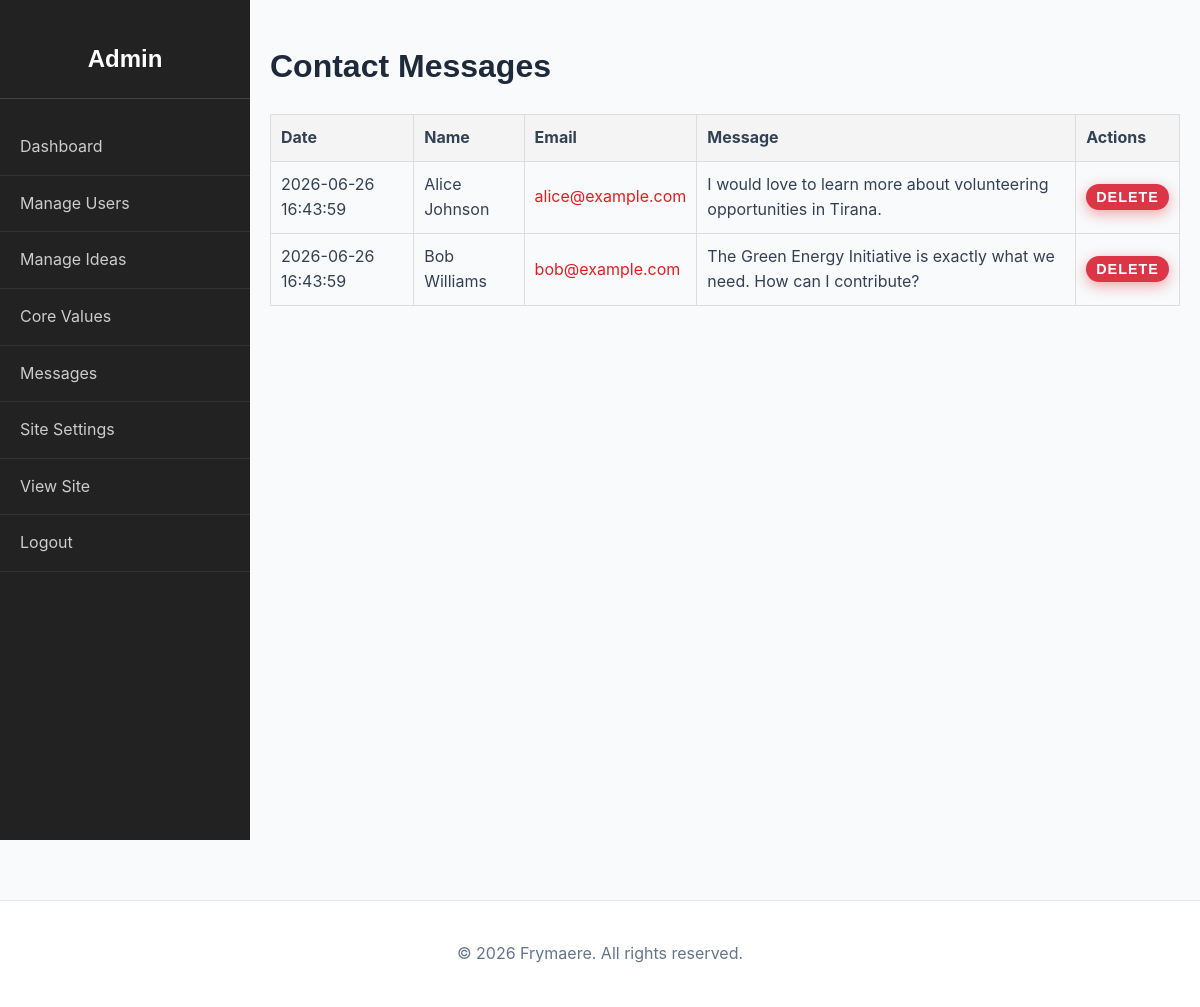
Page /admin/messages.php (signed in) on the committed database.
### tables this page shows
CREATE TABLE `messages` (
  `id` int(11) NOT NULL AUTO_INCREMENT,
  `name` varchar(100) NOT NULL,
  `email` varchar(100) NOT NULL,
  `message` text NOT NULL,
  `created_at` timestamp DEFAULT CURRENT_TIMESTAMP,
  PRIMARY KEY (`id`)
);

CREATE TABLE `settings` (
  `id` int(11) NOT NULL AUTO_INCREMENT,
  `site_title` varchar(255) NOT NULL DEFAULT 'Ardhmja',
  `site_description` text,
  `home_banner_text` varchar(255) DEFAULT 'Building a New Republic Together',
  `join_us_btn` varchar(255) DEFAULT 'Join Us Now',
  `home_core_values_title` varchar(255) DEFAULT 'Our Core Values',
  `home_core_values_text` text,
  `view_values_btn` varchar(255) DEFAULT 'View Core Values',
  `home_latest_ideas_title` varchar(255) DEFAULT 'Latest Community Ideas',
  `view_ideas_btn` varchar(255) DEFAULT 'View All Ideas',
  `values_page_title` varchar(255) DEFAULT 'Our Core Values',
  `values_page_text` text,
  `ideas_page_title` varchar(255) DEFAULT 'Community Ideas',
  `ideas_page_text` text,
  `submit_idea_btn` varchar(255) DEFAULT 'Submit an Idea',
  `contact_page_title` varchar(255) DEFAULT 'Contact Us',
  `contact_page_text` text,
  `register_page_title` varchar(255) DEFAULT 'Register',
  `login_page_title` varchar(255) DEFAULT 'Login',
  `footer_text` varchar(255) DEFAULT 'All rights reserved.',
  `email_verification_subject` varchar(255) DEFAULT 'Verify your email for {site_title}',
  `email_verification_message` text,
  `menu_home` varchar(255) DEFAULT 'Home',
  `menu_values` varchar(255) DEFAULT 'Core Values',
  `menu_ideas` varchar(255) DEFAULT 'Ideas',
  `menu_profiles` varchar(255) DEFAULT 'Public Profiles',
  `menu_contact` varchar(255) DEFAULT 'Contact',
  `menu_profile` varchar(255) DEFAULT 'Profile',
  `menu_admin` varchar(255) DEFAULT 'Admin Panel',
  `menu_logout` varchar(255) DEFAULT 'Logout',
  `menu_login` varchar(255) DEFAULT 'Login',
  `menu_register` varchar(255) DEFAULT 'Register',
  PRIMARY KEY (`id`)
);

### includes/db.php (called while the page is built, shortened)
<?php
$host = 'localhost';
$dbname = 'ardhmja';
$username = 'root';
$password = '';
try {
    $pdo = new PDO("mysql:host=$host;dbname=$dbname;charset=utf8", $username, $password);
    $pdo->setAttribute(PDO::ATTR_ERRMODE, PDO::ERRMODE_EXCEPTION);
} catch (PDOException $e) {
    $pdo = null;
}
$global_settings = [];
if ($pdo) {
    $stmt = $pdo->query("SELECT * FROM settings WHERE id = 1");
    if ($stmt) {
        $global_settings = $stmt->fetch(PDO::FETCH_ASSOC) ?: [];
    }
}
$t_site_title = $global_settings['site_title'] ?? 'Frymaere';
$t_footer_text = $global_settings['footer_text'] ?? 'All rights reserved.';
?>

### admin/messages.php (the view, shortened to what this page needs)
<?php
require_once '../includes/db.php';
$messages = [];
if ($pdo) {
    $messages = $pdo->query("SELECT * FROM messages ORDER BY created_at DESC")->fetchAll();
}
?>
<!DOCTYPE html>
<html lang="en">
<head>
    <link rel="stylesheet" href="../assets/css/style.css">
</head>
<body>
    <div class="admin-wrapper">
    <?php include 'admin_sidebar.php'; ?>
    <div class="admin-content">
        <h1>Contact Messages</h1>
        <table>
            <thead>
                <tr>
                    <th>Date</th>
                    <th>Name</th>
                    <th>Email</th>
                    <th>Message</th>
                    <th>Actions</th>
                </tr>
            </thead>
            <tbody>
                <?php foreach ($messages as $m): ?>
                <tr>
                    <td><?= $m['created_at'] ?></td>
                    <td><?= htmlspecialchars($m['name']) ?></td>
                    <td><a href="mailto:<?= htmlspecialchars($m['email']) ?>"><?= htmlspecialchars($m['email']) ?></a></td>
                    <td class="message-content"><?= htmlspecialchars($m['message']) ?></td>
                    <td>
                        <form method="POST" style="display:inline;">
                            <button type="submit" class="btn btn-sm btn-danger">Delete</button>
                        </form>
                    </td>
                </tr>
                <?php endforeach; ?>
            </tbody>
        </table>
    </div>
    </div>
    <?php include "../includes/footer.php"; ?>
</body>
</html>

### includes/footer.php
<footer class="main-footer">
    <div class="container">
        <p>&copy; <?= date('Y') ?> <?= htmlspecialchars($t_site_title ?? 'Ardhmja') ?>. <?= htmlspecialchars($t_footer_text ?? 'All rights reserved.') ?></p>
    </div>
</footer>

### assets/css/style.css (style rules this page uses)
:root { --primary-color: #e41e20; --secondary-color: #1e293b; --accent-color: #FFFFFF; --text-color: #334155; --text-light: #64748b; --bg-color: #f8fafc; --card-bg: #ffffff; --font-family: 'Inter', -apple-system, BlinkMacSystemFont, 'Segoe UI', Roboto, Helvetica, Arial, sans-serif; --heading-font: 'Montserrat', sans-serif; --border-radius: 16px; --box-shadow: 0 10px 25px -5px rgba(0, 0, 0, 0.05), 0 8px 10px -6px rgba(0, 0, 0, 0.01); }
body { margin: 0; padding: 0; font-family: var(--font-family); color: var(--text-color); background-color: var(--bg-color); line-height: 1.6; }
h1, h2, h3, h4, h5, h6 { font-family: var(--heading-font); font-weight: 700; color: var(--secondary-color); }
a { color: var(--primary-color); text-decoration: none; transition: color 0.3s ease; }
.container { max-width: 1200px; margin: 0 auto; padding: 0 20px; }
.btn { display: inline-block; padding: 12px 28px; background: var(--primary-color); color: var(--accent-color) !important; border: none; border-radius: 30px; cursor: pointer; font-weight: 700; font-family: var(--heading-font); text-transform: uppercase; font-size: 0.9em; letter-spacing: 1px; text-align: center; transition: all 0.3s cubic-bezier(0.4, 0, 0.2, 1); box-shadow: 0 4px 14px 0 rgba(228, 30, 32, 0.39); }
.btn-sm { padding: 5px 10px; font-size: 0.9em; }
.btn-danger { background: #dc3545; }
.main-footer { background: #ffffff; color: var(--text-light); text-align: center; padding: 40px 0; margin-top: 60px; border-top: 1px solid #e2e8f0; }
.main-footer p { margin: 0; }

### admin/messages.php (style rules this page uses)
body { display: flex; flex-direction: column; min-height: 100vh; margin: 0; }
.admin-wrapper { display: flex; flex: 1; }
.admin-content { flex: 1; padding: 20px; }
table { width: 100%; border-collapse: collapse; margin-top: 20px; }
th, td { padding: 10px; border: 1px solid #ddd; text-align: left; }
th { background: #f4f4f4; }
.message-content { white-space: pre-wrap; word-break: break-word; }

### rows in the picture
messages: created_at "2026-06-26 16:43:59", name "Alice Johnson", email "alice@example.com", message "I would love to learn more about volunteering opportunities in Tirana."
messages: created_at "2026-06-26 16:43:59", name "Bob Williams", email "bob@example.com", message "The Green Energy Initiative is exactly what we need. How can I contribute?"
settings: site_title "Frymaere", footer_text "All rights reserved."
